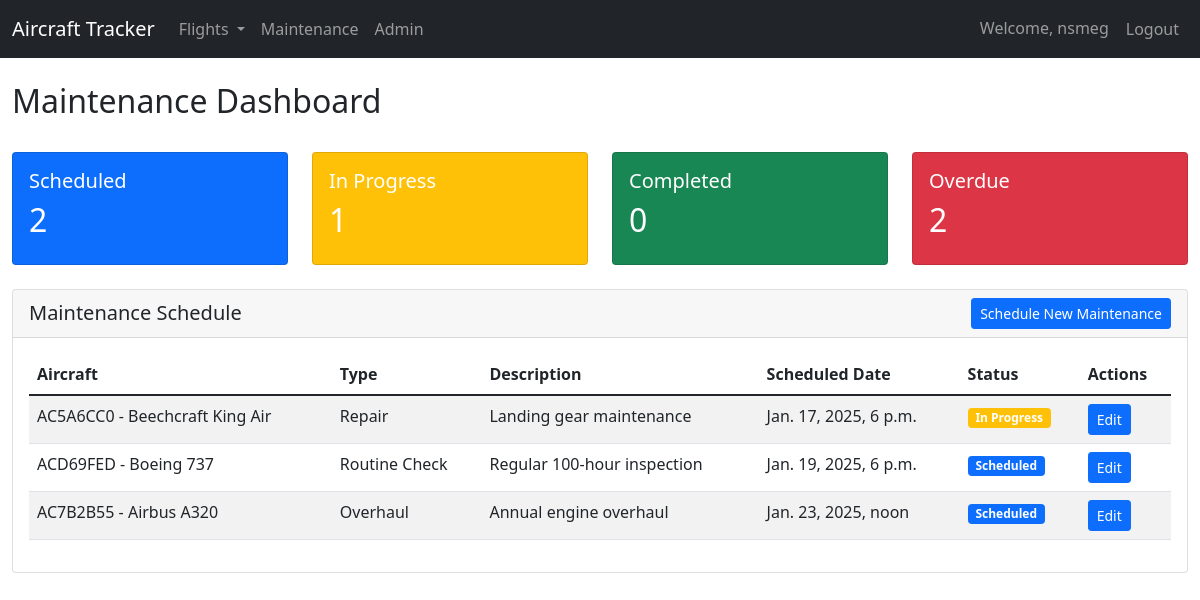
The app's page /maintenance/ (signed in) with its own data.
### aircraft_data/models.py (models this page shows, shortened)
class MaintenanceSchedule(models.Model):
    MAINTENANCE_TYPES = [
        ('routine', 'Routine Check'),
        ('repair', 'Repair'),
        ('overhaul', 'Overhaul'),
        ('inspection', 'Inspection'),
    ]
    STATUS_CHOICES = [
        ('scheduled', 'Scheduled'),
        ('in_progress', 'In Progress'),
        ('completed', 'Completed'),
        ('cancelled', 'Cancelled'),
    ]
    aircraft = models.ForeignKey(Aircraft, on_delete=models.CASCADE, related_name='maintenance_schedules')
    maintenance_type = models.CharField(max_length=20, choices=MAINTENANCE_TYPES)
    description = models.TextField()
    scheduled_date = models.DateTimeField()
    estimated_duration = models.DurationField(default=timedelta(hours=4))
    status = models.CharField(max_length=20, choices=STATUS_CHOICES, default='scheduled')
    technician_notes = models.TextField(blank=True)
    created_at = models.DateTimeField(auto_now_add=True)
    updated_at = models.DateTimeField(auto_now=True)

class Aircraft(models.Model):
    STATUS_CHOICES = [
        ('active', 'Active'),
        ('inactive', 'Inactive'),
        ('maintenance', 'Under Maintenance'),
    ]
    aircraft_id = models.CharField(max_length=50, unique=True, default=generate_aircraft_id)
    model = models.CharField(max_length=100)
    manufacturer = models.CharField(max_length=100)
    status = models.CharField(max_length=20, choices=STATUS_CHOICES, default='active')
    last_updated = models.DateTimeField(auto_now=True)

### aircraft_data/views.py (the view)
# urls.py: path('maintenance/', views.maintenance_dashboard, name='maintenance_dashboard'),
@login_required
def maintenance_dashboard(request):
    maintenance_schedules = MaintenanceSchedule.objects.all().order_by('scheduled_date')
    status_counts = {
        'scheduled': maintenance_schedules.filter(status='scheduled').count(),
        'in_progress': maintenance_schedules.filter(status='in_progress').count(),
        'completed': maintenance_schedules.filter(status='completed').count(),
        'overdue': maintenance_schedules.filter(
            status='scheduled',
            scheduled_date__lt=timezone.now()
        ).count(),
    }
    performance_metrics = PerformanceMetric.objects.all().order_by('-date_recorded')[:10]
    return render(request, 'aircraft_data/maintenance_dashboard.html', {
        'maintenance_schedules': maintenance_schedules,
        'status_counts': status_counts,
        'performance_metrics': performance_metrics,
    })

### aircraft_data/templates/aircraft_data/maintenance_dashboard.html
{% extends 'aircraft_data/base.html' %}
{% load static %}
{% block content %}
<div class="container-fluid">
    <div class="row mb-4">
        <div class="col-md-12">
            <h2>Maintenance Dashboard</h2>
        </div>
    </div>
    <div class="row mb-4">
        <div class="col-md-3">
            <div class="card bg-primary text-white">
                <div class="card-body">
                    <h5 class="card-title">Scheduled</h5>
                    <h2>{{ status_counts.scheduled }}</h2>
                </div>
            </div>
        </div>
        <div class="col-md-3">
            <div class="card bg-warning text-white">
                <div class="card-body">
                    <h5 class="card-title">In Progress</h5>
                    <h2>{{ status_counts.in_progress }}</h2>
                </div>
            </div>
        </div>
        <div class="col-md-3">
            <div class="card bg-success text-white">
                <div class="card-body">
                    <h5 class="card-title">Completed</h5>
                    <h2>{{ status_counts.completed }}</h2>
                </div>
            </div>
        </div>
        <div class="col-md-3">
            <div class="card bg-danger text-white">
                <div class="card-body">
                    <h5 class="card-title">Overdue</h5>
                    <h2>{{ status_counts.overdue }}</h2>
                </div>
            </div>
        </div>
    </div>
    <div class="row">
        <div class="col-md-12">
            <div class="card">
                <div class="card-header d-flex justify-content-between align-items-center">
                    <h5 class="mb-0">Maintenance Schedule</h5>
                    <a href="{% url 'admin:aircraft_data_maintenanceschedule_add' %}" class="btn btn-primary btn-sm">
                        Schedule New Maintenance
                    </a>
                </div>
                <div class="card-body">
                    <div class="table-responsive">
                        <table class="table table-striped">
                            <thead>
                                <tr>
                                    <th>Aircraft</th>
                                    <th>Type</th>
                                    <th>Description</th>
                                    <th>Scheduled Date</th>
                                    <th>Status</th>
                                    <th>Actions</th>
                                </tr>
                            </thead>
                            <tbody>
                                {% for schedule in maintenance_schedules %}
                                <tr>
                                    <td>{{ schedule.aircraft.aircraft_id }} - {{ schedule.aircraft.model }}</td>
                                    <td>{{ schedule.get_maintenance_type_display }}</td>
                                    <td>{{ schedule.description }}</td>
                                    <td>{{ schedule.scheduled_date }}</td>
                                    <td>
                                        <span class="badge {% if schedule.status == 'completed' %}bg-success{% elif schedule.status == 'in_progress' %}bg-warning{% elif schedule.status == 'scheduled' %}bg-primary{% else %}bg-danger{% endif %}">
                                            {{ schedule.get_status_display }}
                                        </span>
                                    </td>
                                    <td>
                                        <a href="{% url 'admin:aircraft_data_maintenanceschedule_change' schedule.id %}" class="btn btn-sm btn-primary">Edit</a>
                                    </td>
                                </tr>
                                {% empty %}
                                <tr>
                                    <td colspan="6" class="text-center">No maintenance schedules found</td>
                                </tr>
                                {% endfor %}
                            </tbody>
                        </table>
                    </div>
                </div>
            </div>
        </div>
    </div>
</div>
{% endblock %}

### aircraft_data/templates/aircraft_data/base.html (shortened to what this page needs)
{% load static %}
<!DOCTYPE html>
<html lang="en">
<head>
    <link href="https://cdn.jsdelivr.net/npm/bootstrap@5.1.3/dist/css/bootstrap.min.css" rel="stylesheet">
</head>
<body>
    <nav class="navbar navbar-expand-lg navbar-dark bg-dark">
        <div class="container-fluid">
            <a class="navbar-brand" href="{% url 'aircraft_data:aircraft_list' %}">Aircraft Tracker</a>
            <div class="collapse navbar-collapse" id="navbarNav">
                <ul class="navbar-nav me-auto">
                    <li class="nav-item dropdown">
                        <a class="nav-link dropdown-toggle" href="#" id="flightsDropdown" role="button" data-bs-toggle="dropdown" aria-expanded="false">
                            Flights
                        </a>
                    </li>
                    {% if user.is_authenticated %}
                        <li class="nav-item">
                            <a class="nav-link" href="{% url 'aircraft_data:maintenance_dashboard' %}">Maintenance</a>
                        </li>
                        <li class="nav-item">
                            <a class="nav-link" href="/admin/">Admin</a>
                        </li>
                    {% endif %}
                </ul>
                <ul class="navbar-nav">
                    {% if user.is_authenticated %}
                        <li class="nav-item">
                            <span class="nav-link">Welcome, {{ user.username }}</span>
                        </li>
                        <li class="nav-item">
                            <form method="post" action="{% url 'logout' %}" class="d-inline">
                                <button type="submit" class="btn btn-link nav-link">Logout</button>
                            </form>
                        </li>
                    {% endif %}
                </ul>
            </div>
        </div>
    </nav>
    <main class="py-4">
        {% block content %}{% endblock %}
    </main>
</body>
</html>

### records on screen
MaintenanceSchedule: aircraft.aircraft_id "AC5A6CC0", aircraft.model "Beechcraft King Air", maintenance_type "Repair", description "Landing gear maintenance", scheduled_date "Jan. 17, 2025, 6 p.m.", status "In Progress"
MaintenanceSchedule: aircraft.aircraft_id "ACD69FED", aircraft.model "Boeing 737", maintenance_type "Routine Check", description "Regular 100-hour inspection", scheduled_date "Jan. 19, 2025, 6 p.m.", status "Scheduled"
MaintenanceSchedule: aircraft.aircraft_id "AC7B2B55", aircraft.model "Airbus A320", maintenance_type "Overhaul", description "Annual engine overhaul", scheduled_date "Jan. 23, 2025, noon", status "Scheduled"

### other values on screen
{{ user.username }} "nsmeg"
{{ status_counts.scheduled }} "2"
{{ status_counts.in_progress }} "1"
{{ status_counts.completed }} "0"
{{ status_counts.overdue }} "2"
